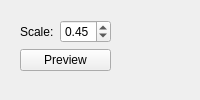
             <widget class="QWidget" name="platenessHighestScaleTab">
              <attribute name="title">
               <string>Highest</string>
              </attribute>
              <layout class="QHBoxLayout" name="horizontalLayout_14">
               <item>
                <widget class="QWidget" name="widget" native="true">
                 <property name="sizePolicy">
                  <sizepolicy hsizetype="Minimum" vsizetype="Minimum">
                   <horstretch>0</horstretch>
                   <verstretch>0</verstretch>
                  </sizepolicy>
                 </property>
                 <layout class="QFormLayout" name="formLayout_10">
                  <item row="0" column="0">
                   <widget class="QLabel" name="platenessHighestScaleLabel">
                    <property name="text">
                     <string>Scale:</string>
                    </property>
                   </widget>
                  </item>
                  <item row="0" column="1">
                   <widget class="QDoubleSpinBox" name="platenessHighestScaleDoubleSpinBox">
                    <property name="minimum">
                     <double>0.000000000000000</double>
                    </property>
                    <property name="maximum">
                     <double>2.000000000000000</double>
                    </property>
                    <property name="singleStep">
                     <double>0.010000000000000</double>
                    </property>
                    <property name="value">
                     <double>0.450000000000000</double>
                    </property>
                   </widget>
                  </item>
                  <item row="1" column="0" colspan="2">
                   <widget class="QPushButton" name="platenessHighestScalePreview">
                    <property name="text">
                     <string>Preview</string>
                    </property>
                   </widget>
                  </item>
                 </layout>
                </widget>
               </item>
               <item>
                <widget class="QWidget" name="widget_2" native="true">
                 <property name="sizePolicy">
                  <sizepolicy hsizetype="Expanding" vsizetype="Expanding">
                   <horstretch>0</horstretch>
                   <verstretch>0</verstretch>
                  </sizepolicy>
                 </property>
                 <layout class="QVBoxLayout" name="verticalLayout_13">
                  <item>
                   <widget class="QVTKWidget" name="highestScaleSelectionQVTKView" native="true">
                    <property name="sizePolicy">
                     <sizepolicy hsizetype="Expanding" vsizetype="Expanding">
                      <horstretch>0</horstretch>
                      <verstretch>0</verstretch>
                     </sizepolicy>
                    </property>
                   </widget>
                  </item>
                 </layout>
                </widget>
               </item>
              </layout>
             </widget>
